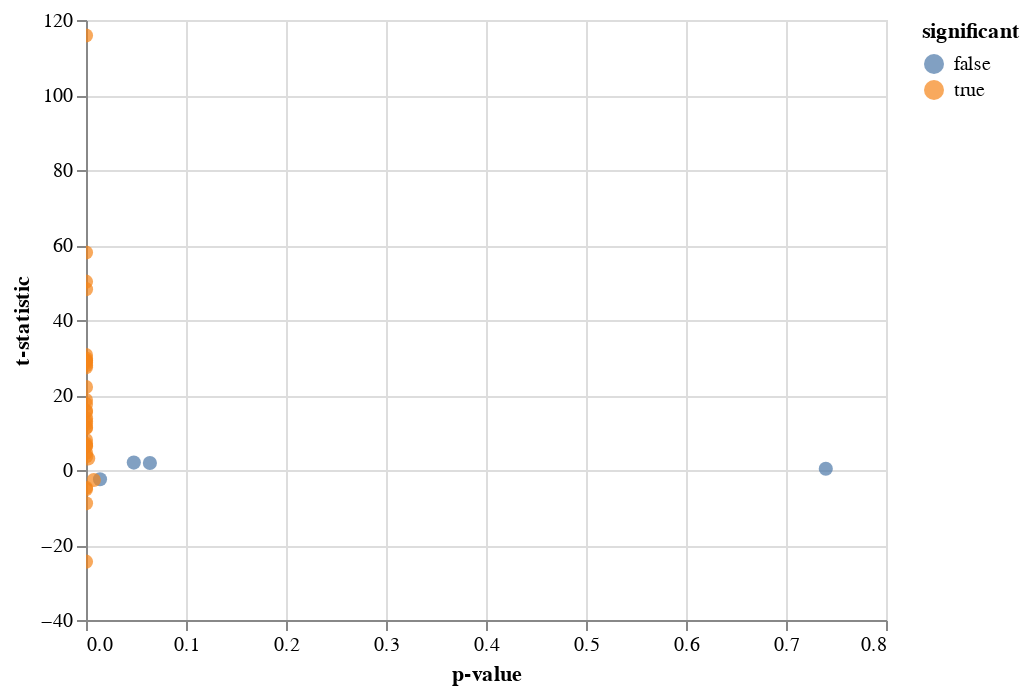

Source (notebook cell):
### Code cell
alt.Chart(ate_df_plot).mark_circle(size=50).encode(
    x='p-value',
    y='t-statistic',
    color='significant:N',
    tooltip=['state', 't-statistic', 'p-value', 'Frequency', 'Percentage']
).interactive()

### Figure 1 — Vega-Lite specification as saved in the notebook (floating-point values rounded to 4 significant figures)
{"config": {"view": {"continuousWidth": 400, "continuousHeight": 300}}, "data": {"name": "data-a6574debd2ce3e1d16f2980d3fadcdc4"}, "mark": {"type": "circle", "size": 50}, "encoding": {"color": {"field": "significant", "type": "nominal"}, "tooltip": [{"field": "state", "type": "nominal"}, {"field": "t-statistic", "type": "quantitative"}, {"field": "p-value", "type": "quantitative"}, {"field": "Frequency", "type": "nominal"}, {"field": "Percentage", "type": "nominal"}], "x": {"field": "p-value", "type": "quantitative"}, "y": {"field": "t-statistic", "type": "quantitative"}}, "selection": {"selector008": {"type": "interval", "bind": "scales", "encodings": ["x", "y"]}}, "$schema": "https://vega.github.io/schema/vega-lite/v4.17.0.json", "datasets": {"data-a6574debd2ce3e1d16f2980d3fadcdc4": [{"t-statistic": 13.81, "p-value": 0.0, "significant": true, "state": "Alabama", "State": "Alabama", "Frequency": "12,470", "Percentage": "0.7%"}, {"t-statistic": -4.758, "p-value": 0.0, "significant": true, "state": "Arizona", "State": "Arizona", "Frequency": "133,455", "Percentage": "7.7%"}, {"t-statistic": 30.64, "p-value": 0.0, "significant": true, "state": "Arkansas", "State": "Arkansas", "Frequency": "12,144", "Percentage": "0.7%"}, {"t-statistic": 17.6, "p-value": 0.0, "significant": true, "state": "California", "State": "California", "Frequency": "133,017", "Percentage": "7.7%"}, {"t-statistic": -24.44, "p-value": 0.0, "significant": true, "state": "Colorado", "State": "Colorado", "Frequency": "54,354", "Percentage": "3.2%"}, {"t-statistic": 27.38, "p-value": 0.0, "significant": true, "state": "Connecticut", "State": "Connecticut", "Frequency": "62,440", "Percentage": "3.6%"}, {"t-statistic": 3.686, "p-value": 0.0002, "significant": true, "state": "Delaware", "State": "Delaware", "Frequency": "7,635", "Percentage": "0.4%"}, {"t-statistic": 11.18, "p-value": 0.0, "significant": true, "state": "Georgia", "State": "Georgia", "Frequency": "40,232", "Percentage": "2.3%"}, {"t-statistic": 0.3321, "p-value": 0.7398, "significant": false, "state": "Hawaii", "State": "Hawaii", "Frequency": "8,187", "Percentage": "0.5%"}, {"t-statistic": 22.14, "p-value": 0.0, "significant": true, "state": "Illinois", "State": "Illinois", "Frequency": "39,772", "Percentage": "2.3%"}, {"t-statistic": 13.0, "p-value": 0.0, "significant": true, "state": "Indiana", "State": "Indiana", "Frequency": "15,028", "Percentage": "0.9%"}, {"t-statistic": 29.15, "p-value": 0.0, "significant": true, "state": "Iowa", "State": "Iowa", "Frequency": "23,151", "Percentage": "1.3%"}, {"t-statistic": 6.442, "p-value": 0.0, "significant": true, "state": "Kansas", "State": "Kansas", "Frequency": "3,954", "Percentage": "0.2%"}, {"t-statistic": -8.892, "p-value": 0.0, "significant": true, "state": "Louisiana", "State": "Louisiana", "Frequency": "14,192", "Percentage": "0.8%"}, {"t-statistic": -2.458, "p-value": 0.014, "significant": false, "state": "Maine", "State": "Maine", "Frequency": "6,860", "Percentage": "0.4%"}, {"t-statistic": 3.064, "p-value": 0.0022, "significant": true, "state": "Maryland", "State": "Maryland", "Frequency": "30,143", "Percentage": "1.7%"}, {"t-statistic": 29.16, "p-value": 0.0, "significant": true, "state": "Massachusetts", "State": "Massachusetts", "Frequency": "67,710", "Percentage": "3.9%"}, {"t-statistic": -5.164, "p-value": 0.0, "significant": true, "state": "Michigan", "State": "Michigan", "Frequency": "72,108", "Percentage": "4.2%"}, {"t-statistic": 48.22, "p-value": 0.0, "significant": true, "state": "Minnesota", "State": "Minnesota", "Frequency": "51,636", "Percentage": "3.0%"}, {"t-statistic": 58.01, "p-value": 0.0, "significant": true, "state": "Mississippi", "State": "Mississippi", "Frequency": "4,464", "Percentage": "0.3%"}, {"t-statistic": 50.23, "p-value": 0.0, "significant": true, "state": "Missouri", "State": "Missouri", "Frequency": "47,258", "Percentage": "2.7%"}, {"t-statistic": 6.983, "p-value": 0.0, "significant": true, "state": "Montana", "State": "Montana", "Frequency": "1,139", "Percentage": "0.1%"}, {"t-statistic": 4.615, "p-value": 0.0, "significant": true, "state": "Nebraska", "State": "Nebraska", "Frequency": "9,656", "Percentage": "0.6%"}, {"t-statistic": 7.989, "p-value": 0.0, "significant": true, "state": "Nevada", "State": "Nevada", "Frequency": "8,653", "Percentage": "0.5%"}, {"t-statistic": 15.82, "p-value": 0.0, "significant": true, "state": "NewJersey", "State": "NewJersey", "Frequency": "87,474", "Percentage": "5.1%"}, {"t-statistic": 115.9, "p-value": 0.0, "significant": true, "state": "NewYork", "State": "NewYork", "Frequency": "258,940", "Percentage": "15.0%"}, {"t-statistic": 15.44, "p-value": 0.0, "significant": true, "state": "Ohio", "State": "Ohio", "Frequency": "17,389", "Percentage": "1.0%"}, {"t-statistic": 27.93, "p-value": 0.0, "significant": true, "state": "Oklahoma", "State": "Oklahoma", "Frequency": "12,780", "Percentage": "0.7%"}, {"t-statistic": 11.34, "p-value": 0.0, "significant": true, "state": "RhodeIsland", "State": "RhodeIsland", "Frequency": "10,654", "Percentage": "0.6%"}, {"t-statistic": 18.67, "p-value": 0.0, "significant": true, "state": "SouthCarolina", "State": "SouthCarolina", "Frequency": "33,001", "Percentage": "1.9%"}, {"t-statistic": 6.366, "p-value": 0.0, "significant": true, "state": "SouthDakota", "State": "SouthDakota", "Frequency": "16,397", "Percentage": "1.0%"}, {"t-statistic": 29.74, "p-value": 0.0, "significant": true, "state": "Tennessee", "State": "Tennessee", "Frequency": "17,537", "Percentage": "1.0%"}, {"t-statistic": 28.66, "p-value": 0.0, "significant": true, "state": "Texas", "State": "Texas", "Frequency": "34,162", "Percentage": "2.0%"}, {"t-statistic": 12.31, "p-value": 0.0, "significant": true, "state": "Utah", "State": "Utah", "Frequency": "17,100", "Percentage": "1.0%"}, {"t-statistic": 1.853, "p-value": 0.0639, "significant": false, "state": "Vermont", "State": "Vermont", "Frequency": "9,185", "Percentage": "0.5%"}, {"t-statistic": 1.98, "p-value": 0.0478, "significant": false, "state": "Wisconsin", "State": "Wisconsin", "Frequency": "6,873", "Percentage": "0.4%"}, {"t-statistic": -2.665, "p-value": 0.0078, "significant": true, "state": "PuertoRico", "State": "PuertoRico", "Frequency": "2,778", "Percentage": "0.2%"}]}}
